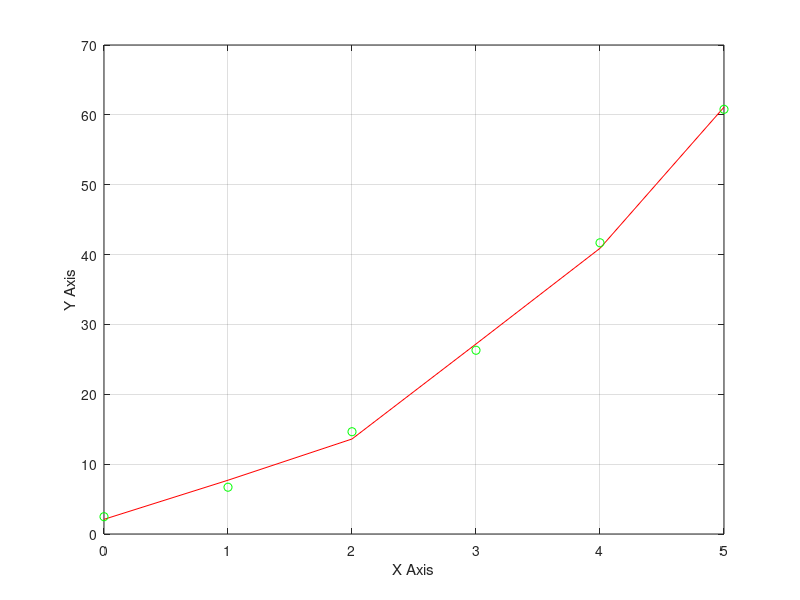

Reproduce this figure in MATLAB.
clc;
close all;
clear ;
x=[0:5];
y=[2.1 7.7 13.6 27.2 40.9 61.1];
n=length(x);
sumx=sum(x);
sumxsqrt=sum(x.^2);
sumxcube=sum(x.^3);
sumxfour=sum(x.^4);
sumy=sum(y);
sumxy=sum(x.*y);
sumxsqrty=sum((x.^2).*y);
A=[n sumx sumxsqrt
    sumx sumxsqrt sumxcube
    sumxsqrt sumxcube sumxfour];
B=[sumy
    sumxy
    sumxsqrty];
a=A\B;
ym=a(1)+a(2).*x+a(3).*(x.^2);
a0=a(1)
a1=a(2)
a2=a(3)
plot(x,y,'r');
grid on;
hold on
plot(x,ym,'go');
xlabel('X Axis');
ylabel('Y Axis');



